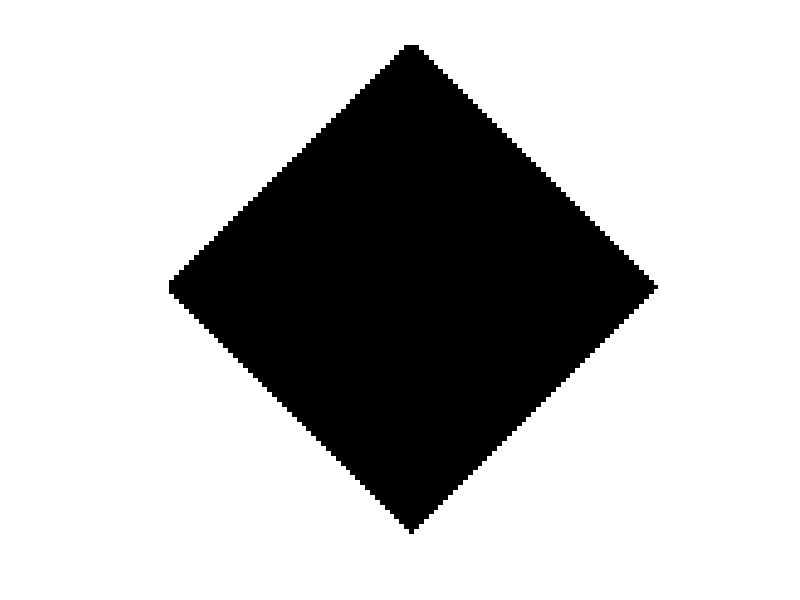
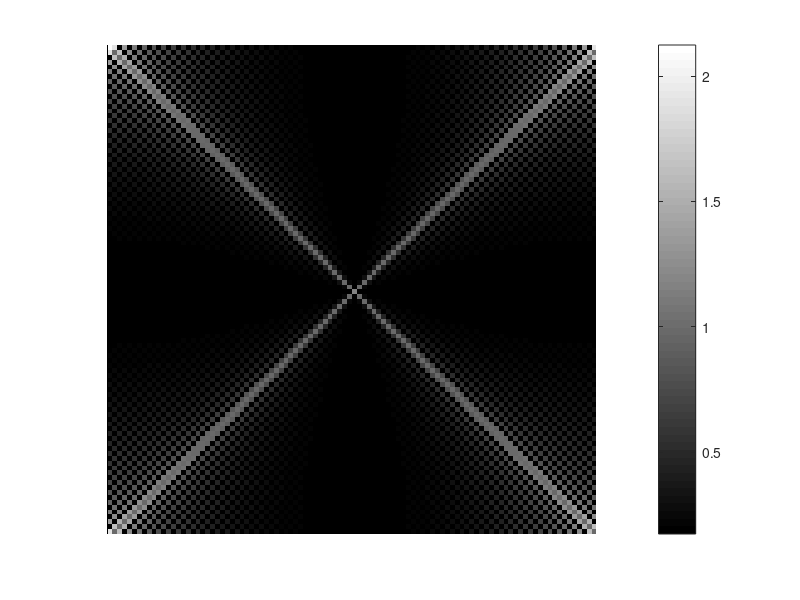

These figures' MATLAB source, in order:
% Inicializo una matriz de unos
I = ones(100,100);

% Itero sobre cada píxel de la matriz
for i = 1:100
    for j = 1:100
        % Defino las coordenadas del centro del rombo
        centro_x = 50;
        centro_y = 50;
        
        % Calculo la distancia entre el píxel actual y el centro del rombo
        distancia_x = abs(i - centro_x);
        distancia_y = abs(j - centro_y);
        
        % Calculo la suma de las distancias
        suma_distancias = distancia_x + distancia_y;
        
        % Establezco el valor del píxel en función de la suma de las distancias
        if suma_distancias <= 50  % El rombo tendrá un tamaño de 100x100
            I(i,j) = 0;
        end
    end
end

% Muestro el rombo
imshow(I,'InitialMagnification','fit')

% Calculo la transformada de Fourier bidimensional
F = fft2(I);

% Calculo el logaritmo de la magnitud de la transformada de Fourier
F1 = log(1 + abs(F));

% Muestro la transformada de Fourier
figure;
imshow(F1 / 4, [], 'InitialMagnification', 'fit');
colormap(jet);
colorbar;
